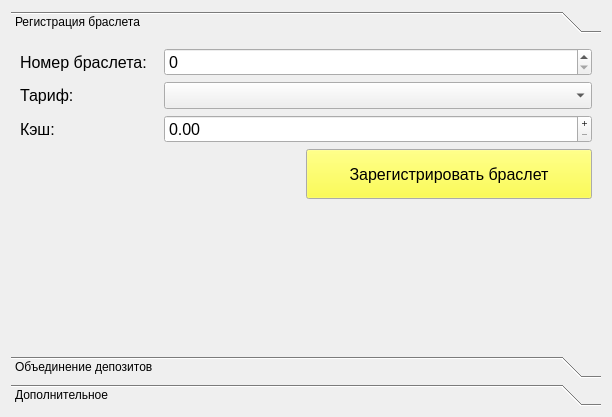
<?xml version="1.0" encoding="UTF-8"?>
<ui version="4.0">
 <class>OperationsWithBracer</class>
 <widget class="QWidget" name="OperationsWithBracer">
  <property name="geometry">
   <rect>
    <x>0</x>
    <y>0</y>
    <width>612</width>
    <height>417</height>
   </rect>
  </property>
  <property name="windowTitle">
   <string>Form</string>
  </property>
  <layout class="QGridLayout" name="gridLayout">
   <item row="0" column="0">
    <widget class="QToolBox" name="toolBox">
     <property name="sizePolicy">
      <sizepolicy hsizetype="Preferred" vsizetype="MinimumExpanding">
       <horstretch>0</horstretch>
       <verstretch>0</verstretch>
      </sizepolicy>
     </property>
     <property name="currentIndex">
      <number>0</number>
     </property>
     <widget class="QWidget" name="bracer_registration_toolBox">
      <property name="geometry">
       <rect>
        <x>0</x>
        <y>0</y>
        <width>594</width>
        <height>318</height>
       </rect>
      </property>
      <attribute name="label">
       <string>Регистрация браслета</string>
      </attribute>
      <layout class="QVBoxLayout" name="verticalLayout">
       <item>
        <layout class="QFormLayout" name="formLayout">
         <item row="0" column="0">
          <widget class="QLabel" name="label">
           <property name="font">
            <font>
             <pointsize>12</pointsize>
            </font>
           </property>
           <property name="text">
            <string>Номер браслета:  </string>
           </property>
          </widget>
         </item>
         <item row="0" column="1">
          <widget class="QSpinBox" name="bracer_number_spinBox">
           <property name="sizePolicy">
            <sizepolicy hsizetype="Expanding" vsizetype="Fixed">
             <horstretch>0</horstretch>
             <verstretch>0</verstretch>
            </sizepolicy>
           </property>
           <property name="font">
            <font>
             <pointsize>12</pointsize>
            </font>
           </property>
          </widget>
         </item>
         <item row="1" column="0">
          <widget class="QLabel" name="label_2">
           <property name="font">
            <font>
             <pointsize>12</pointsize>
            </font>
           </property>
           <property name="text">
            <string>Тариф:                   </string>
           </property>
          </widget>
         </item>
         <item row="1" column="1">
          <widget class="QComboBox" name="tariff_comboBox">
           <property name="sizePolicy">
            <sizepolicy hsizetype="Expanding" vsizetype="Fixed">
             <horstretch>0</horstretch>
             <verstretch>0</verstretch>
            </sizepolicy>
           </property>
           <property name="font">
            <font>
             <pointsize>12</pointsize>
            </font>
           </property>
          </widget>
         </item>
         <item row="2" column="0">
          <widget class="QLabel" name="label_28">
           <property name="font">
            <font>
             <pointsize>12</pointsize>
            </font>
           </property>
           <property name="text">
            <string>Кэш: </string>
           </property>
          </widget>
         </item>
         <item row="2" column="1">
          <widget class="QDoubleSpinBox" name="cash_doubleSpinBox">
           <property name="sizePolicy">
            <sizepolicy hsizetype="Expanding" vsizetype="Fixed">
             <horstretch>0</horstretch>
             <verstretch>0</verstretch>
            </sizepolicy>
           </property>
           <property name="font">
            <font>
             <pointsize>12</pointsize>
            </font>
           </property>
           <property name="buttonSymbols">
            <enum>QAbstractSpinBox::PlusMinus</enum>
           </property>
           <property name="decimals">
            <number>2</number>
           </property>
           <property name="maximum">
            <double>10000000.000000000000000</double>
           </property>
           <property name="singleStep">
            <double>500.000000000000000</double>
           </property>
          </widget>
         </item>
        </layout>
       </item>
       <item>
        <layout class="QHBoxLayout" name="horizontalLayout_5">
         <item>
          <spacer name="horizontalSpacer">
           <property name="orientation">
            <enum>Qt::Horizontal</enum>
           </property>
           <property name="sizeHint" stdset="0">
            <size>
             <width>40</width>
             <height>20</height>
            </size>
           </property>
          </spacer>
         </item>
         <item>
          <widget class="QPushButton" name="proceed_bracer_pushButton">
           <property name="sizePolicy">
            <sizepolicy hsizetype="MinimumExpanding" vsizetype="Fixed">
             <horstretch>0</horstretch>
             <verstretch>0</verstretch>
            </sizepolicy>
           </property>
           <property name="minimumSize">
            <size>
             <width>0</width>
             <height>50</height>
            </size>
           </property>
           <property name="palette">
            <palette>
             <active>
              <colorrole role="Button">
               <brush brushstyle="SolidPattern">
                <color alpha="255">
                 <red>252</red>
                 <green>255</green>
                 <blue>33</blue>
                </color>
               </brush>
              </colorrole>
             </active>
             <inactive>
              <colorrole role="Button">
               <brush brushstyle="SolidPattern">
                <color alpha="255">
                 <red>252</red>
                 <green>255</green>
                 <blue>33</blue>
                </color>
               </brush>
              </colorrole>
             </inactive>
             <disabled>
              <colorrole role="Button">
               <brush brushstyle="SolidPattern">
                <color alpha="255">
                 <red>252</red>
                 <green>255</green>
                 <blue>33</blue>
                </color>
               </brush>
              </colorrole>
             </disabled>
            </palette>
           </property>
           <property name="font">
            <font>
             <pointsize>12</pointsize>
            </font>
           </property>
           <property name="text">
            <string>Зарегистрировать браслет</string>
           </property>
          </widget>
         </item>
        </layout>
       </item>
       <item>
        <spacer name="verticalSpacer">
         <property name="orientation">
          <enum>Qt::Vertical</enum>
         </property>
         <property name="sizeHint" stdset="0">
          <size>
           <width>20</width>
           <height>40</height>
          </size>
         </property>
        </spacer>
       </item>
      </layout>
     </widget>
     <widget class="QWidget" name="deposi_union_toolBox">
      <property name="geometry">
       <rect>
        <x>0</x>
        <y>0</y>
        <width>594</width>
        <height>318</height>
       </rect>
      </property>
      <attribute name="label">
       <string>Объединение депозитов</string>
      </attribute>
      <layout class="QVBoxLayout" name="verticalLayout_2">
       <item>
        <widget class="QTableWidget" name="union_tableWidget">
         <property name="editTriggers">
          <set>QAbstractItemView::AnyKeyPressed|QAbstractItemView::EditKeyPressed</set>
         </property>
         <property name="showDropIndicator" stdset="0">
          <bool>false</bool>
         </property>
         <property name="dragDropOverwriteMode">
          <bool>false</bool>
         </property>
         <property name="alternatingRowColors">
          <bool>true</bool>
         </property>
         <property name="selectionMode">
          <enum>QAbstractItemView::SingleSelection</enum>
         </property>
         <property name="selectionBehavior">
          <enum>QAbstractItemView::SelectRows</enum>
         </property>
         <attribute name="horizontalHeaderStretchLastSection">
          <bool>true</bool>
         </attribute>
         <column>
          <property name="text">
           <string>Код</string>
          </property>
         </column>
         <column>
          <property name="text">
           <string>Номер браслета</string>
          </property>
         </column>
         <column>
          <property name="text">
           <string>Кэш</string>
          </property>
         </column>
        </widget>
       </item>
       <item>
        <layout class="QHBoxLayout" name="horizontalLayout_11">
         <item>
          <widget class="QPushButton" name="pushButton">
           <property name="sizePolicy">
            <sizepolicy hsizetype="MinimumExpanding" vsizetype="Fixed">
             <horstretch>0</horstretch>
             <verstretch>0</verstretch>
            </sizepolicy>
           </property>
           <property name="text">
            <string>+ Добавить браслет</string>
           </property>
          </widget>
         </item>
         <item>
          <widget class="QPushButton" name="pushButton_2">
           <property name="sizePolicy">
            <sizepolicy hsizetype="Minimum" vsizetype="Fixed">
             <horstretch>0</horstretch>
             <verstretch>0</verstretch>
            </sizepolicy>
           </property>
           <property name="text">
            <string>---</string>
           </property>
          </widget>
         </item>
         <item>
          <spacer name="horizontalSpacer_4">
           <property name="orientation">
            <enum>Qt::Horizontal</enum>
           </property>
           <property name="sizeHint" stdset="0">
            <size>
             <width>40</width>
             <height>20</height>
            </size>
           </property>
          </spacer>
         </item>
         <item>
          <widget class="QPushButton" name="start_unio_process_but">
           <property name="sizePolicy">
            <sizepolicy hsizetype="MinimumExpanding" vsizetype="Fixed">
             <horstretch>0</horstretch>
             <verstretch>0</verstretch>
            </sizepolicy>
           </property>
           <property name="minimumSize">
            <size>
             <width>0</width>
             <height>50</height>
            </size>
           </property>
           <property name="palette">
            <palette>
             <active>
              <colorrole role="Button">
               <brush brushstyle="SolidPattern">
                <color alpha="255">
                 <red>252</red>
                 <green>255</green>
                 <blue>33</blue>
                </color>
               </brush>
              </colorrole>
             </active>
             <inactive>
              <colorrole role="Button">
               <brush brushstyle="SolidPattern">
                <color alpha="255">
                 <red>252</red>
                 <green>255</green>
                 <blue>33</blue>
                </color>
               </brush>
              </colorrole>
             </inactive>
             <disabled>
              <colorrole role="Button">
               <brush brushstyle="SolidPattern">
                <color alpha="255">
                 <red>252</red>
                 <green>255</green>
                 <blue>33</blue>
                </color>
               </brush>
              </colorrole>
             </disabled>
            </palette>
           </property>
           <property name="font">
            <font>
             <pointsize>12</pointsize>
            </font>
           </property>
           <property name="text">
            <string>Объединить депозиты</string>
           </property>
          </widget>
         </item>
        </layout>
       </item>
      </layout>
     </widget>
     <widget class="QWidget" name="additional_toolBox">
      <property name="geometry">
       <rect>
        <x>0</x>
        <y>0</y>
        <width>594</width>
        <height>318</height>
       </rect>
      </property>
      <attribute name="label">
       <string>Дополнительное</string>
      </attribute>
      <layout class="QHBoxLayout" name="horizontalLayout">
       <item>
        <widget class="QPushButton" name="check_bracer_status_pushButton">
         <property name="font">
          <font>
           <pointsize>12</pointsize>
          </font>
         </property>
         <property name="text">
          <string>Проверить статус браслета</string>
         </property>
        </widget>
       </item>
       <item>
        <widget class="QPushButton" name="reset_bracer_pushButton">
         <property name="font">
          <font>
           <pointsize>12</pointsize>
          </font>
         </property>
         <property name="text">
          <string>Сбросить браслет</string>
         </property>
        </widget>
       </item>
      </layout>
     </widget>
    </widget>
   </item>
  </layout>
 </widget>
 <resources/>
 <connections/>
</ui>
